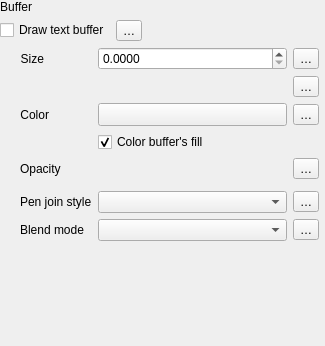
                    <widget class="QWidget" name="scrollAreaWidgetContents_3">
                     <property name="geometry">
                      <rect>
                       <x>0</x>
                       <y>0</y>
                       <width>325</width>
                       <height>346</height>
                      </rect>
                     </property>
                     <layout class="QVBoxLayout" name="verticalLayout_12">
                      <property name="leftMargin">
                       <number>0</number>
                      </property>
                      <property name="topMargin">
                       <number>0</number>
                      </property>
                      <property name="rightMargin">
                       <number>6</number>
                      </property>
                      <property name="bottomMargin">
                       <number>0</number>
                      </property>
                      <item>
                       <layout class="QGridLayout" name="gridLayout_36">
                        <item row="1" column="1">
                         <widget class="QgsPropertyOverrideButton" name="mBufferDrawDDBtn">
                          <property name="text">
                           <string>…</string>
                          </property>
                         </widget>
                        </item>
                        <item row="1" column="0">
                         <widget class="QCheckBox" name="mBufferDrawChkBx">
                          <property name="sizePolicy">
                           <sizepolicy hsizetype="Maximum" vsizetype="Fixed">
                            <horstretch>0</horstretch>
                            <verstretch>0</verstretch>
                           </sizepolicy>
                          </property>
                          <property name="text">
                           <string>Draw text buffer</string>
                          </property>
                         </widget>
                        </item>
                        <item row="1" column="2">
                         <spacer name="horizontalSpacer_13">
                          <property name="orientation">
                           <enum>Qt::Horizontal</enum>
                          </property>
                          <property name="sizeHint" stdset="0">
                           <size>
                            <width>0</width>
                            <height>20</height>
                           </size>
                          </property>
                         </spacer>
                        </item>
                        <item row="2" column="0" colspan="3">
                         <widget class="QFrame" name="mBufferFrame">
                          <layout class="QGridLayout" name="gridLayout_12">
                           <property name="leftMargin">
                            <number>20</number>
                           </property>
                           <property name="topMargin">
                            <number>0</number>
                           </property>
                           <property name="rightMargin">
                            <number>0</number>
                           </property>
                           <property name="bottomMargin">
                            <number>0</number>
                           </property>
                           <item row="2" column="2">
                            <widget class="QgsPropertyOverrideButton" name="mBufferColorDDBtn">
                             <property name="text">
                              <string>…</string>
                             </property>
                            </widget>
                           </item>
                           <item row="7" column="2">
                            <widget class="QgsPropertyOverrideButton" name="mBufferBlendModeDDBtn">
                             <property name="text">
                              <string>…</string>
                             </property>
                            </widget>
                           </item>
                           <item row="0" column="2">
                            <widget class="QgsPropertyOverrideButton" name="mBufferSizeDDBtn">
                             <property name="text">
                              <string>…</string>
                             </property>
                            </widget>
                           </item>
                           <item row="5" column="1">
                            <widget class="QFrame" name="frame_5">
                             <property name="sizePolicy">
                              <sizepolicy hsizetype="Preferred" vsizetype="Maximum">
                               <horstretch>0</horstretch>
                               <verstretch>0</verstretch>
                              </sizepolicy>
                             </property>
                             <layout class="QHBoxLayout" name="horizontalLayout_10">
                              <property name="leftMargin">
                               <number>0</number>
                              </property>
                              <property name="topMargin">
                               <number>0</number>
                              </property>
                              <property name="rightMargin">
                               <number>0</number>
                              </property>
                              <property name="bottomMargin">
                               <number>0</number>
                              </property>
                             </layout>
                            </widget>
                           </item>
                           <item row="7" column="0">
                            <widget class="QLabel" name="labelBufferBlend">
                             <property name="text">
                              <string>Blend mode</string>
                             </property>
                            </widget>
                           </item>
                           <item row="2" column="1">
                            <widget class="QgsColorButton" name="btnBufferColor">
                             <property name="sizePolicy">
                              <sizepolicy hsizetype="Expanding" vsizetype="Fixed">
                               <horstretch>0</horstretch>
                               <verstretch>0</verstretch>
                              </sizepolicy>
                             </property>
                             <property name="maximumSize">
                              <size>
                               <width>16777215</width>
                               <height>16777215</height>
                              </size>
                             </property>
                             <property name="text">
                              <string/>
                             </property>
                            </widget>
                           </item>
                           <item row="6" column="0">
                            <widget class="QLabel" name="label_5">
                             <property name="text">
                              <string>Pen join style</string>
                             </property>
                            </widget>
                           </item>
                           <item row="8" column="0" colspan="3">
                            <widget class="QgsEffectStackCompactWidget" name="mBufferEffectWidget" native="true"/>
                           </item>
                           <item row="7" column="1">
                            <widget class="QgsBlendModeComboBox" name="comboBufferBlendMode"/>
                           </item>
                           <item row="3" column="1">
                            <widget class="QCheckBox" name="mBufferTranspFillChbx">
                             <property name="text">
                              <string>Color buffer's fill</string>
                             </property>
                             <property name="checked">
                              <bool>true</bool>
                             </property>
                            </widget>
                           </item>
                           <item row="0" column="0">
                            <widget class="QLabel" name="label_31">
                             <property name="sizePolicy">
                              <sizepolicy hsizetype="Maximum" vsizetype="Preferred">
                               <horstretch>0</horstretch>
                               <verstretch>0</verstretch>
                              </sizepolicy>
                             </property>
                             <property name="text">
                              <string>Size</string>
                             </property>
                             <property name="alignment">
                              <set>Qt::AlignRight|Qt::AlignTrailing|Qt::AlignVCenter</set>
                             </property>
                            </widget>
                           </item>
                           <item row="1" column="1">
                            <widget class="QgsUnitSelectionWidget" name="mBufferUnitWidget" native="true">
                             <property name="focusPolicy">
                              <enum>Qt::StrongFocus</enum>
                             </property>
                            </widget>
                           </item>
                           <item row="6" column="2">
                            <widget class="QgsPropertyOverrideButton" name="mBufferJoinStyleDDBtn">
                             <property name="text">
                              <string>…</string>
                             </property>
                            </widget>
                           </item>
                           <item row="6" column="1">
                            <widget class="QgsPenJoinStyleComboBox" name="mBufferJoinStyleComboBox">
                             <property name="sizePolicy">
                              <sizepolicy hsizetype="Expanding" vsizetype="Fixed">
                               <horstretch>0</horstretch>
                               <verstretch>0</verstretch>
                              </sizepolicy>
                             </property>
                            </widget>
                           </item>
                           <item row="1" column="2">
                            <widget class="QgsPropertyOverrideButton" name="mBufferUnitsDDBtn">
                             <property name="text">
                              <string>…</string>
                             </property>
                            </widget>
                           </item>
                           <item row="2" column="0">
                            <widget class="QLabel" name="label_32">
                             <property name="sizePolicy">
                              <sizepolicy hsizetype="Maximum" vsizetype="Preferred">
                               <horstretch>0</horstretch>
                               <verstretch>0</verstretch>
                              </sizepolicy>
                             </property>
                             <property name="text">
                              <string>Color</string>
                             </property>
                             <property name="alignment">
                              <set>Qt::AlignRight|Qt::AlignTrailing|Qt::AlignVCenter</set>
                             </property>
                            </widget>
                           </item>
                           <item row="0" column="1">
                            <widget class="QgsDoubleSpinBox" name="spinBufferSize">
                             <property name="sizePolicy">
                              <sizepolicy hsizetype="Expanding" vsizetype="Fixed">
                               <horstretch>0</horstretch>
                               <verstretch>0</verstretch>
                              </sizepolicy>
                             </property>
                             <property name="minimumSize">
                              <size>
                               <width>0</width>
                               <height>0</height>
                              </size>
                             </property>
                             <property name="suffix">
                              <string/>
                             </property>
                             <property name="decimals">
                              <number>4</number>
                             </property>
                             <property name="maximum">
                              <double>999999999.000000000000000</double>
                             </property>
                             <property name="singleStep">
                              <double>0.100000000000000</double>
                             </property>
                             <property name="showClearButton" stdset="0">
                              <bool>false</bool>
                             </property>
                            </widget>
                           </item>
                           <item row="4" column="1">
                            <widget class="QgsOpacityWidget" name="mBufferOpacityWidget" native="true">
                             <property name="focusPolicy">
                              <enum>Qt::StrongFocus</enum>
                             </property>
                            </widget>
                           </item>
                           <item row="4" column="2">
                            <widget class="QgsPropertyOverrideButton" name="mBufferOpacityDDBtn">
                             <property name="text">
                              <string>…</string>
                             </property>
                            </widget>
                           </item>
                           <item row="4" column="0">
                            <widget class="QLabel" name="mBufferTranspLabel_2">
                             <property name="enabled">
                              <bool>true</bool>
                             </property>
                             <property name="text">
                              <string>Opacity</string>
                             </property>
                            </widget>
                           </item>
                          </layout>
                         </widget>
                        </item>
                        <item row="0" column="0" colspan="2">
                         <widget class="QLabel" name="label_37">
                          <property name="sizePolicy">
                           <sizepolicy hsizetype="Maximum" vsizetype="Preferred">
                            <horstretch>0</horstretch>
                            <verstretch>0</verstretch>
                           </sizepolicy>
                          </property>
                          <property name="text">
                           <string>Buffer</string>
                          </property>
                          <property name="alignment">
                           <set>Qt::AlignRight|Qt::AlignTrailing|Qt::AlignVCenter</set>
                          </property>
                         </widget>
                        </item>
                       </layout>
                      </item>
                      <item>
                       <spacer name="verticalSpacer">
                        <property name="orientation">
                         <enum>Qt::Vertical</enum>
                        </property>
                        <property name="sizeHint" stdset="0">
                         <size>
                          <width>20</width>
                          <height>0</height>
                         </size>
                        </property>
                       </spacer>
                      </item>
                     </layout>
                    </widget>
